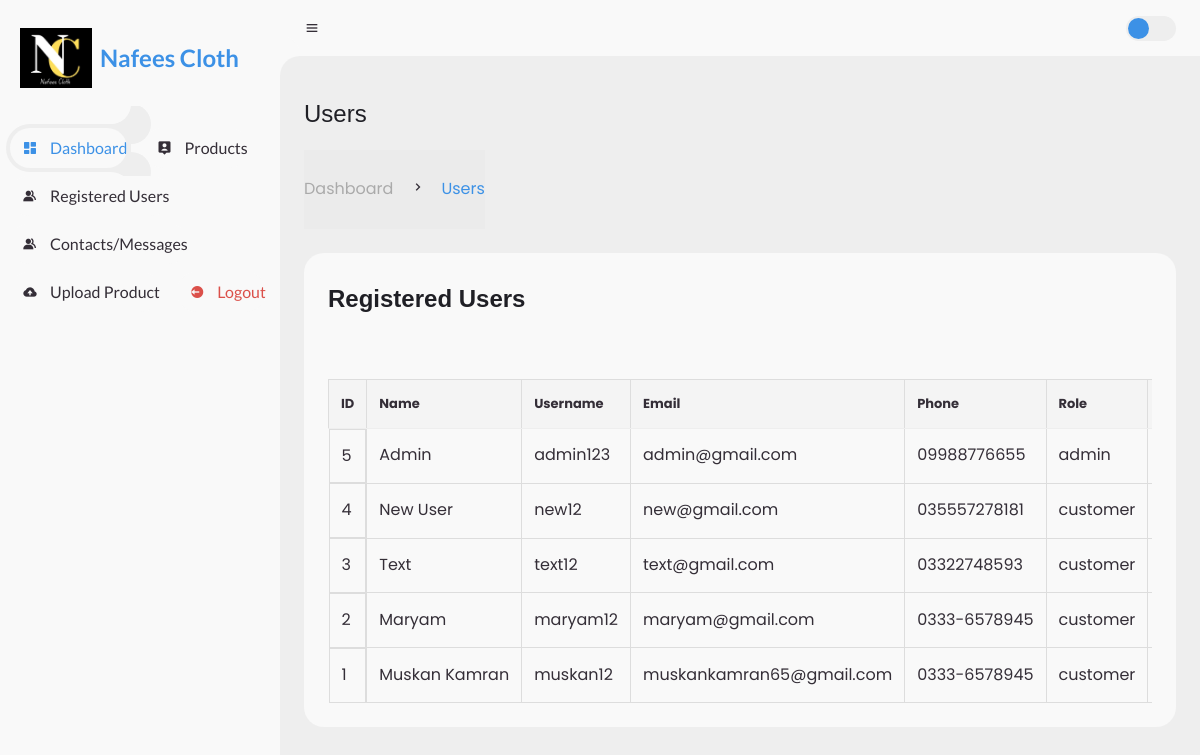
Screenshot of /nafees_cloth/admin/customer_details.php (signed in) with the database file from the repository.
### tables this page shows
CREATE TABLE `users` (
  `id` int(11) NOT NULL,
  `name` varchar(255) NOT NULL,
  `email` varchar(255) NOT NULL,
  `username` varchar(255) NOT NULL,
  `password` varchar(255) NOT NULL,
  `phone_no` varchar(255) NOT NULL,
  `address` varchar(255) NOT NULL,
  `role` varchar(255) NOT NULL
);

### nafees_cloth/admin/customer_details.php (the view, shortened to what this page needs)
<!DOCTYPE html>
<html lang="en">
<head>
	<link href='https://unpkg.com/boxicons@2.0.9/css/boxicons.min.css' rel='stylesheet'>
	<link rel="stylesheet" href="style.css">
	<link rel="stylesheet" href="css/home.css">
</head>
<body>
	<?php
	include("sidebar.php")
	?>
	<section id="content">
		<nav>
			<i class='bx bx-menu'></i>
			<form action="#">
				<div class="form-input">
				</div>
			</form>
			<label for="switch-mode" class="switch-mode"></label>
		</nav>
		<main>
			<div class="head-title">
				<div class="left">
					<h2>Users</h2>
					<ul class="breadcrumb">
						<li>
							<a href="#">Dashboard</a>
						</li>
						<li><i class='bx bx-chevron-right'></i></li>
						<li>
							<a class="active" href="#">Users</a>
						</li>
					</ul>
				</div>
			</div>
			<div class="table-data">
				<div class="order">
					<div class="head">
						<h3>Registered Users</h3>
					</div>
					<div class="table-container">
						<table>
							<thead>
								<tr>
									<th>ID</th>
									<th>Name</th>
									<th>Username</th>
									<th>Email</th>
									<th>Phone</th>
									<th>Role</th>
									<th>Address</th>
								</tr>
							</thead>
							<tbody>
								<?php
								$sql = "SELECT id, name, username, email, phone_no, role, address FROM users ORDER BY id DESC";
								$result = mysqli_query($conn, $sql);
								while ($data = mysqli_fetch_array($result)) {
								?>
									<tr>
										<td><?php echo $data['id']; ?></td>
										<td><?php echo $data['name']; ?></td>
										<td><?php echo $data['username']; ?></td>
										<td><?php echo $data['email']; ?></td>
										<td><?php echo $data['phone_no']; ?></td>
										<td><?php echo $data['role']; ?></td>
										<td><?php echo $data['address']; ?></td>
									</tr>
								<?php
								}
								?>
							</tbody>
						</table>
					</div>
				</div>
		</main>
	</section>
</body>
</html>

### nafees_cloth/admin/sidebar.php (shortened to what this page needs)
<section id="sidebar">
    <a class="brand" href="../index.php" style="position: relative;left: 20px !important;top: 30px;"><img src="../assets/images/logo.png" alt="" style="height:60px;">
        <span class="text-dark" style="padding-left: 3% !important;">Nafees Cloth</span>
    </a>
    <ul class="side-menu top">
        <li class="active">
            <a href="admin_home.php">
                <i class='bx bxs-dashboard'></i>
                <span class="text">Dashboard</span>
            </a>
        </li>
        <li>
            <a href="products.php">
                <i class='bx bxs-user-pin'></i>
                <span class="text">Products</span>
            </a>
        </li>
        <li>
            <a href="customer_details.php">
                <i class='bx bxs-group'></i>
                <span class="text">Registered Users</span>
            </a>
        </li>
        <li>
            <a href="contact_details.php">
                <i class='bx bxs-group'></i>
                <span class="text">Contacts/Messages</span>
            </a>
        </li>
        <li>
            <a href="insert_prod.php">
                <i class='bx bxs-cloud-upload'></i>
                <span class="text">Upload Product</span>
            </a>
        </li>
        <li>
            <a href="logout.php" class="logout">
                <i class='bx bxs-log-out-circle'></i>
                <span class="text">Logout</span>
            </a>
        </li>
    </ul>
</section>

### rows the page displays
users: id "5", name "Admin", username "admin123", email "admin@gmail.com", phone_no "09988776655", role "admin"
users: id "4", name "New User", username "new12", email "new@gmail.com", phone_no "035557278181", role "customer"
users: id "3", name "Text", username "text12", email "text@gmail.com", phone_no "03322748593", role "customer"
users: id "2", name "Maryam", username "maryam12", email "maryam@gmail.com", phone_no "0333-6578945", role "customer"
users: id "1", name "Muskan Kamran", username "muskan12", email "muskankamran65@gmail.com", phone_no "0333-6578945", role "customer"
